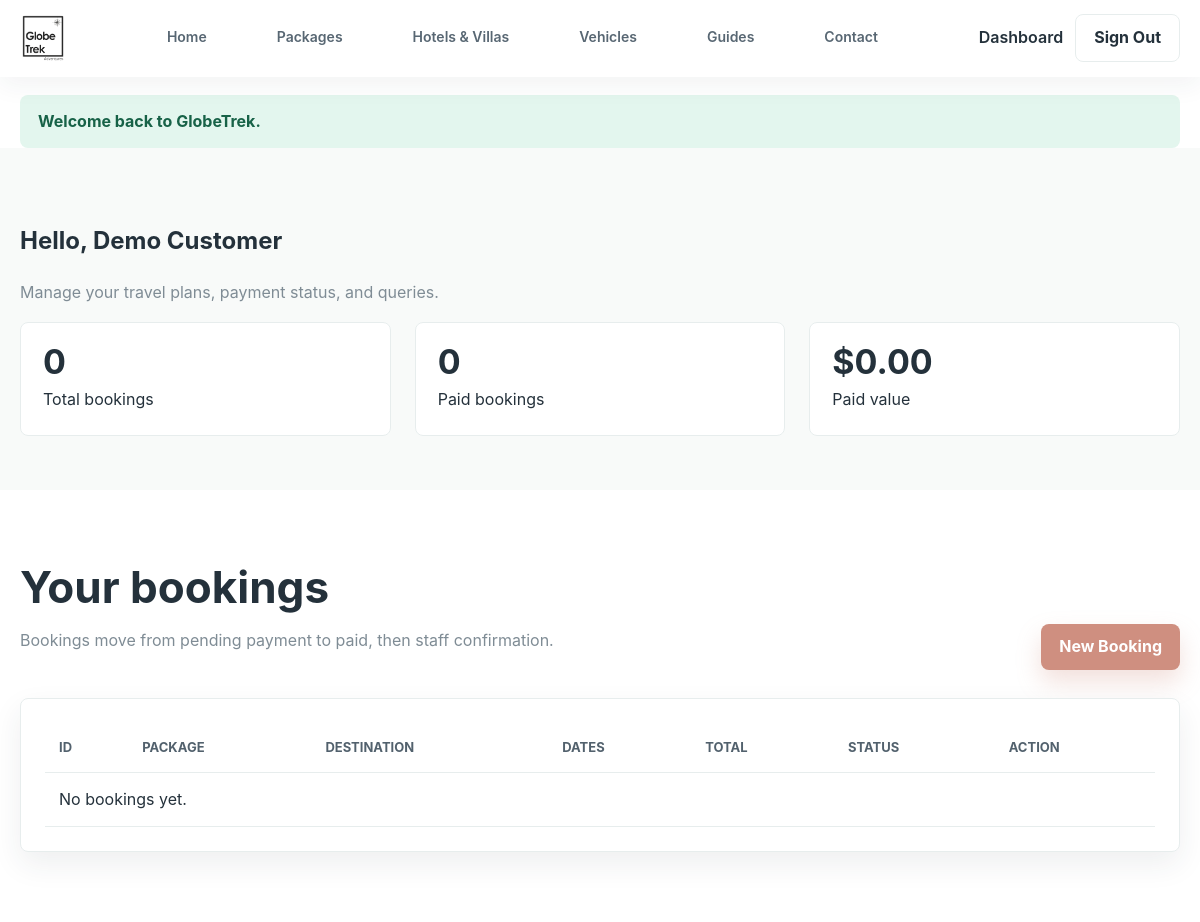
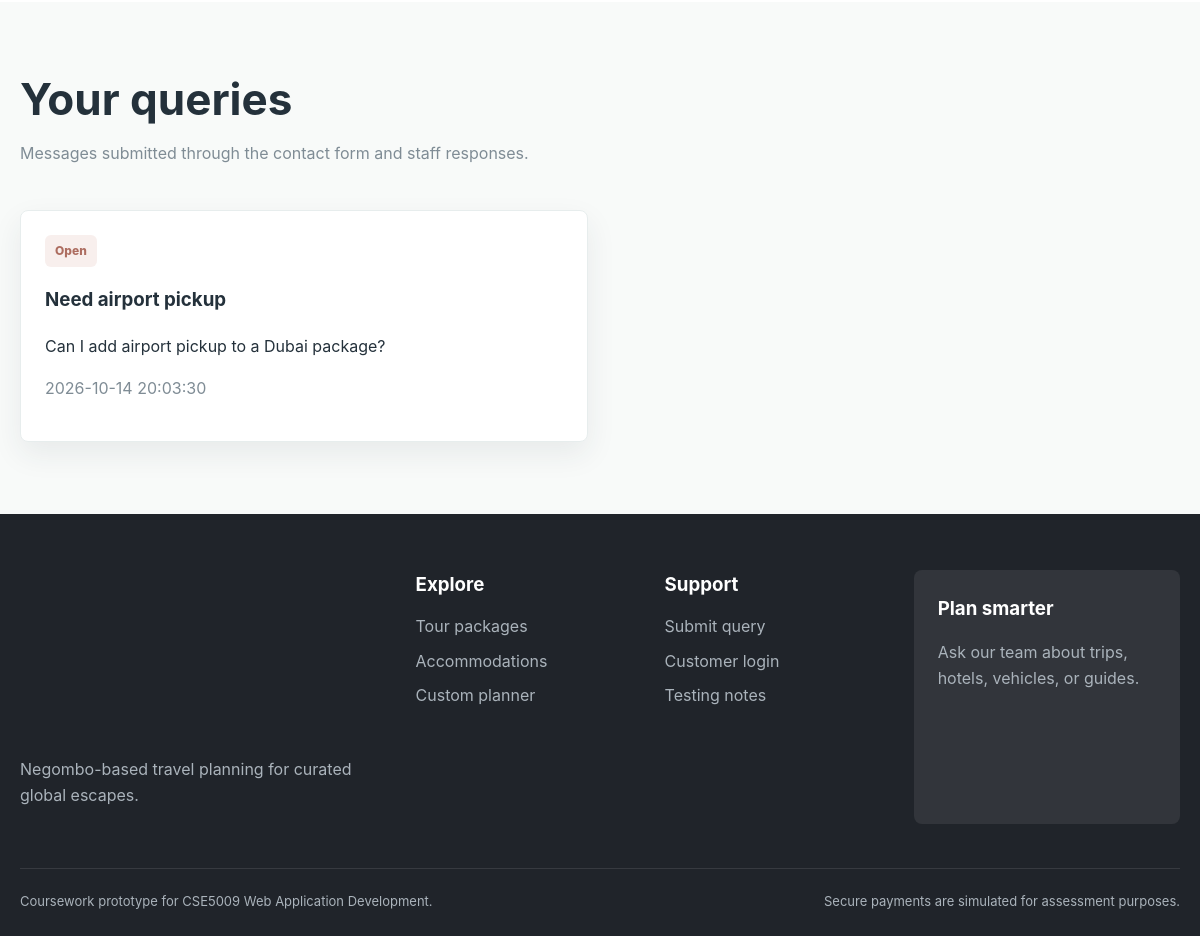
Page /dashboard.php (signed in) on the committed database (2 pictures, top to bottom).
### tables this page shows
CREATE TABLE users (
    id INT AUTO_INCREMENT PRIMARY KEY,
    name VARCHAR(120) NOT NULL,
    email VARCHAR(160) NOT NULL UNIQUE,
    phone VARCHAR(40) DEFAULT NULL,
    password_hash VARCHAR(255) NOT NULL,
    role ENUM('customer', 'staff', 'admin') NOT NULL DEFAULT 'customer',
    created_at TIMESTAMP DEFAULT CURRENT_TIMESTAMP
);

CREATE TABLE queries (
    id INT AUTO_INCREMENT PRIMARY KEY,
    user_id INT DEFAULT NULL,
    name VARCHAR(120) NOT NULL,
    email VARCHAR(160) NOT NULL,
    subject VARCHAR(180) NOT NULL,
    message TEXT NOT NULL,
    status ENUM('open', 'answered', 'closed') NOT NULL DEFAULT 'open',
    response TEXT DEFAULT NULL,
    created_at TIMESTAMP DEFAULT CURRENT_TIMESTAMP,
    FOREIGN KEY (user_id) REFERENCES users(id) ON DELETE SET NULL
);

### config/database.php (called while the page is built, shortened)
<?php
function db(): mysqli
{
    static $connection = null;
    if ($connection instanceof mysqli) {
        return $connection;
    }
    $connection = new mysqli(DB_HOST, DB_USER, DB_PASS, DB_NAME);
    $connection->set_charset('utf8mb4');
    return $connection;
}

### includes/auth.php (called while the page is built, shortened)
<?php
function current_user(): ?array
{
    static $user = null;
    if ($user !== null) {
        return $user;
    }
    try {
        $stmt = db()->prepare('SELECT id, name, email, phone, role, created_at FROM users WHERE id = ? LIMIT 1');
        $stmt->bind_param('i', $_SESSION['user_id']);
        $stmt->execute();
        $user = first_or_null($stmt);
    } catch (Throwable) {
        $user = null;
    }
    return $user;
}
function is_logged_in(): bool
{
    return current_user() !== null;
}
function require_login(): void
{
    if (!is_logged_in()) {
        flash('warning', 'Please sign in to continue.');
        redirect('login.php');
    }
}
function require_role(array $roles): void
{
    require_login();
    $user = current_user();
}

### includes/functions.php (called while the page is built, shortened)
<?php
function e(?string $value): string
{
    return htmlspecialchars((string) $value, ENT_QUOTES, 'UTF-8');
}
function fetch_all_assoc(mysqli_stmt $stmt): array
{
    $result = $stmt->get_result();
    return $result ? $result->fetch_all(MYSQLI_ASSOC) : [];
}
function first_or_null(mysqli_stmt $stmt): ?array
{
    $result = $stmt->get_result();
    $row = $result ? $result->fetch_assoc() : null;
    return $row ?: null;
}
function money(float|int|string $amount): string
{
    return '$' . number_format((float) $amount, 2);
}
function status_label(string $status): string
{
    $label = str_replace('_', ' ', $status);
    return ucwords($label);
}

### dashboard.php (the view, shortened to what this page needs)
<?php
require_role(['customer']);
$user = current_user();
$userId = (int) $user['id'];
$stmt = db()->prepare(
    "SELECT b.*, p.title AS package_title, d.name AS destination_name, pay.transaction_ref
     FROM bookings b
     JOIN packages p ON p.id = b.package_id
     JOIN destinations d ON d.id = b.destination_id
     LEFT JOIN payments pay ON pay.booking_id = b.id
     WHERE b.user_id = ?
     ORDER BY b.created_at DESC"
);
$stmt->bind_param('i', $userId);
$stmt->execute();
$bookings = fetch_all_assoc($stmt);
$stmt = db()->prepare('SELECT * FROM queries WHERE user_id = ? OR email = ? ORDER BY created_at DESC');
$stmt->bind_param('is', $userId, $user['email']);
$stmt->execute();
$queries = fetch_all_assoc($stmt);
$paidCount = 0;
$totalSpent = 0.0;
require __DIR__ . '/includes/header.php';
?>
<section class="dashboard-hero">
    <div class="container">
        <h1>Hello, <?= e($user['name']) ?></h1>
        <p class="muted">Manage your travel plans, payment status, and queries.</p>
        <div class="grid grid-3">
            <div class="stat"><strong><?= count($bookings) ?></strong><span>Total bookings</span></div>
            <div class="stat"><strong><?= $paidCount ?></strong><span>Paid bookings</span></div>
            <div class="stat"><strong><?= money($totalSpent) ?></strong><span>Paid value</span></div>
        </div>
    </div>
</section>
<section class="section">
    <div class="container">
        <div class="section-heading">
            <div>
                <h2>Your bookings</h2>
                <p>Bookings move from pending payment to paid, then staff confirmation.</p>
            </div>
            <a class="btn btn-primary" href="planner.php">New Booking</a>
        </div>
        <div class="table-wrap panel">
            <table>
                <thead>
                <tr>
                    <th>ID</th>
                    <th>Package</th>
                    <th>Destination</th>
                    <th>Dates</th>
                    <th>Total</th>
                    <th>Status</th>
                    <th>Action</th>
                </tr>
                </thead>
                <tbody>
                <?php if (!$bookings): ?>
                    <tr><td colspan="7">No bookings yet.</td></tr>
                <?php endif; ?>
                </tbody>
            </table>
        </div>
    </div>
</section>
<section class="section section-soft">
    <div class="container">
        <div class="section-heading">
            <div>
                <h2>Your queries</h2>
                <p>Messages submitted through the contact form and staff responses.</p>
            </div>
            <a class="btn btn-outline" href="contact.php">Submit Query</a>
        </div>
        <div class="grid grid-2">
            <?php foreach ($queries as $query): ?>
                <article class="panel">
                    <span class="badge"><?= e(status_label($query['status'])) ?></span>
                    <h3><?= e($query['subject']) ?></h3>
                    <p><?= e($query['message']) ?></p>
                    <p class="muted"><?= e($query['created_at']) ?></p>
                </article>
            <?php endforeach; ?>
        </div>
    </div>
</section>
<?php require __DIR__ . '/includes/footer.php'; ?>

### assets/css/style.css (style rules this page uses)
:root { --accent: #cf8f80; --accent-dark: #ad6d60; --ink: #24313b; --muted: #7f8c95; --paper: #ffffff; --mist: #f8faf9; --line: #e7eded; --dark: #20242a; --shadow: 0 18px 44px rgba(31, 47, 59, .12); --radius: 8px; --container: 1180px; }
* { box-sizing: border-box; }
html { scroll-behavior: smooth; }
body { margin: 0; font-family: Inter, Segoe UI, Helvetica Neue, Arial, sans-serif; color: var(--ink); background: var(--paper); line-height: 1.6; font-weight: 400; }
a { color: inherit; text-decoration: none; }
.container { width: min(var(--container), calc(100% - 40px)); margin: 0 auto; }
.btn { display: inline-flex; justify-content: center; align-items: center; min-height: 42px; padding: 10px 18px; border: 0; border-radius: var(--radius); font-weight: 700; cursor: pointer; position: relative; overflow: hidden; transition: transform .18s ease, box-shadow .18s ease, background .18s ease; }
.btn::after { content: ""; position: absolute; inset: 0; background: linear-gradient(120deg, transparent, rgba(255, 255, 255, .38), transparent); transform: translateX(-130%); transition: transform .5s ease; }
.btn-primary { color: #fff; background: var(--accent); box-shadow: 0 12px 24px rgba(207, 143, 128, .28); }
.btn-outline { color: var(--accent-dark); background: transparent; border: 1px solid rgba(207, 143, 128, .55); }
.section { padding: 72px 0; }
.section-soft { background: var(--mist); }
.section-heading { display: flex; align-items: end; justify-content: space-between; gap: 24px; margin-bottom: 28px; }
.section-heading h2, .page-hero h1, .auth-card h1 { margin: 0; color: var(--ink); }
.section-heading h2 { font-size: clamp(30px, 4vw, 44px); line-height: 1.15; }
.section-heading p, .muted { color: var(--muted); }
.grid { display: grid; gap: 24px; }
.grid-2 { grid-template-columns: repeat(2, minmax(0, 1fr)); }
.grid-3 { grid-template-columns: repeat(3, minmax(0, 1fr)); }
.card::before, .panel::before, .stat::before { content: ""; position: absolute; inset: 0; pointer-events: none; background: linear-gradient(125deg, transparent 0%, rgba(255, 255, 255, .42) 48%, transparent 72%); transform: translateX(-120%); transition: transform .65s ease; }
.badge { display: inline-flex; align-items: center; padding: 6px 10px; border-radius: 6px; background: rgba(207, 143, 128, .14); color: var(--accent-dark); font-weight: 800; font-size: 12px; }
.form-card, .auth-card, .panel { position: relative; overflow: hidden; background: var(--paper); border: 1px solid var(--line); border-radius: 8px; padding: 24px; box-shadow: 0 12px 30px rgba(36, 51, 63, .08); animation: fadeUp .58s ease both; transition: transform .24s ease, box-shadow .24s ease, border-color .24s ease; }
.table-wrap { overflow-x: auto; }
table { width: 100%; border-collapse: collapse; background: var(--paper); }
th, td { padding: 14px; border-bottom: 1px solid var(--line); text-align: left; vertical-align: top; }
th { color: #52616d; font-size: 13px; text-transform: uppercase; }
tbody tr { transition: background .2s ease; }
.dashboard-hero { padding: 54px 0; background: var(--mist); }
.stat { position: relative; overflow: hidden; padding: 22px; border-radius: 8px; background: var(--paper); border: 1px solid var(--line); animation: fadeUp .58s ease both; transition: transform .24s ease, box-shadow .24s ease, border-color .24s ease; }
.stat strong { display: block; font-size: 34px; line-height: 1; margin-bottom: 8px; }

### rows in the picture
users: name "Demo Customer"
queries: status "Open", subject "Need airport pickup", message "Can I add airport pickup to a Dubai package?", created_at "2026-10-14 20:03:30"

### other values in the picture
$message['message'] "Welcome back to GlobeTrek."
count($bookings) "0"
$paidCount "0"
money($totalSpent) "$0.00"
